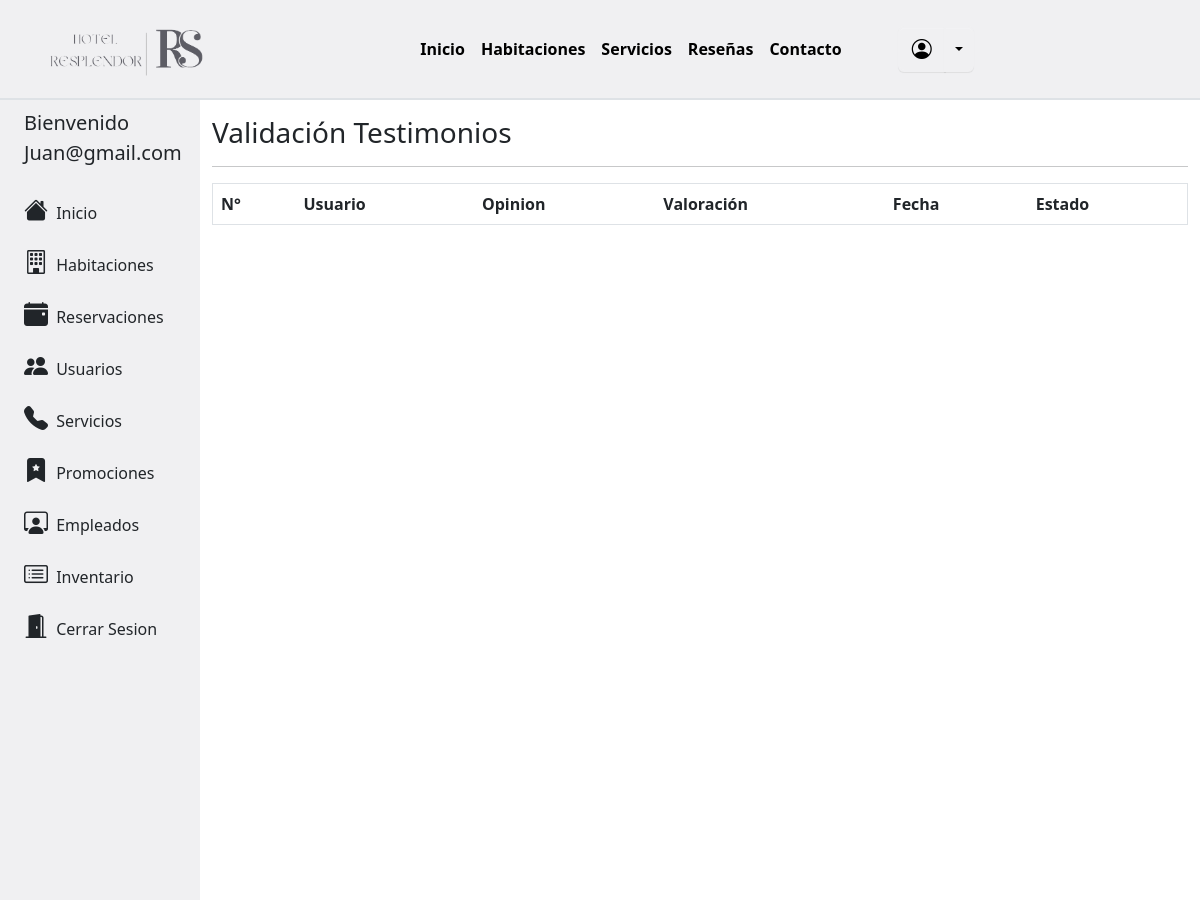
Before: /admin/comentarios.php (signed in) with the older database file.
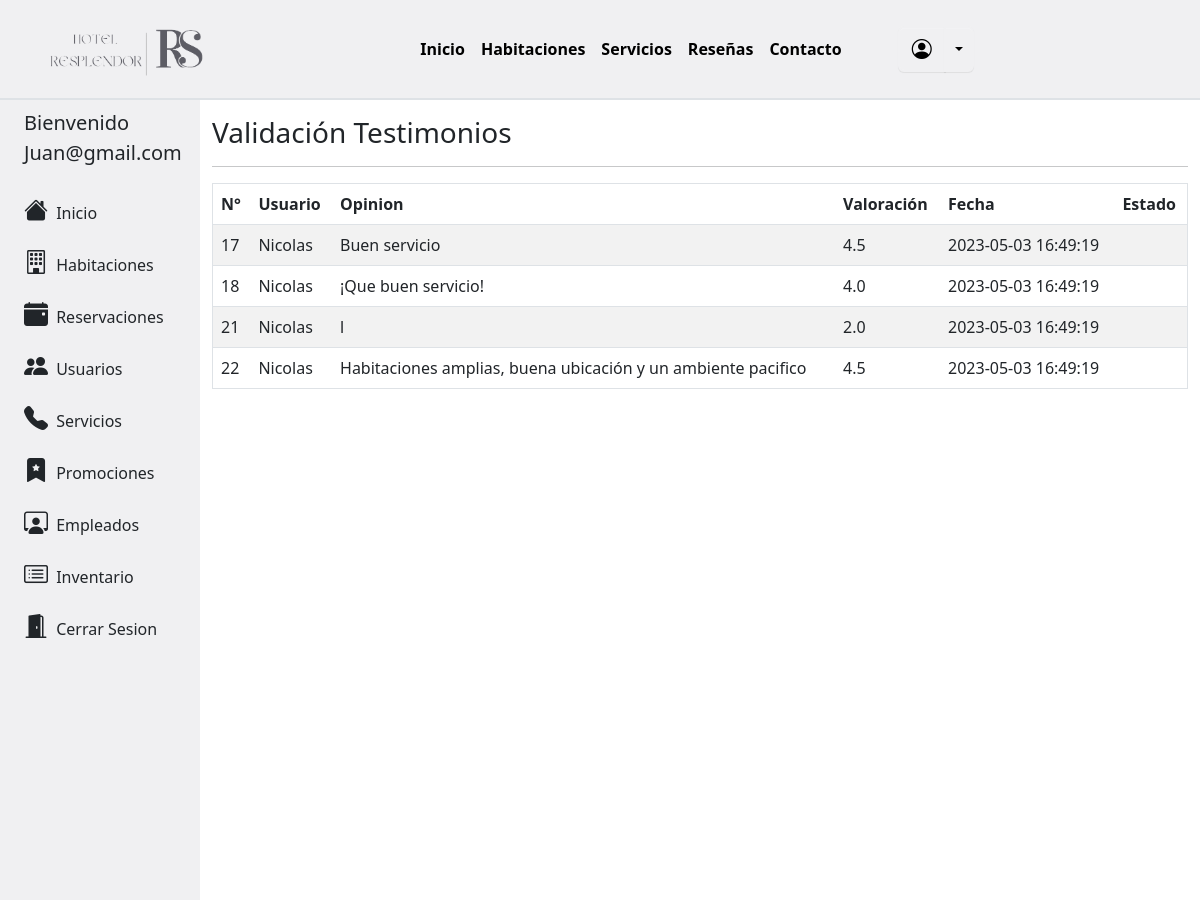
After: the same page with the newer database file.
### tables this page shows
CREATE TABLE `opiniones` (
  `id_opinion` int(11) NOT NULL,
  `id_usuario` int(11) NOT NULL,
  `opinion` text NOT NULL,
  `calificacion` decimal(10,1) NOT NULL,
  `fecha_reg` timestamp NOT NULL DEFAULT current_timestamp() ON UPDATE current_timestamp()
);

CREATE TABLE `usuarios` (
  `id_usuario` int(6) NOT NULL,
  `nombre_usuario` varchar(25) NOT NULL,
  `apellido_usuario` varchar(25) NOT NULL,
  `documento` varchar(25) NOT NULL,
  `fecha_nacimiento` date DEFAULT NULL,
  `telefono` varchar(25) NOT NULL,
  `email` varchar(25) NOT NULL,
  `password` varchar(25) NOT NULL,
  `fecha_reg` timestamp NOT NULL DEFAULT current_timestamp() ON UPDATE current_timestamp(),
  `token` varchar(25) DEFAULT NULL
);

### admin/comentarios.php (the view, shortened to what this page needs)
<!DOCTYPE html>
<html>
    <head>
        <link rel="stylesheet" href="../css/custom.css">
        <link rel="stylesheet" href="../libs/bootstrap-icons/bootstrap-icons.css">
        <link href="https://cdn.datatables.net/v/bs5/dt-1.13.4/datatables.min.css" rel="stylesheet"/>
        <link href="https://cdn.jsdelivr.net/npm/bootstrap@5.3.0-alpha3/dist/css/bootstrap.min.css" rel="stylesheet">
    </head>
    <body>
        <?php
            include '../modules/menu.php';
        ?>
        <div class="container-fluid">
            <div class="row flex-nowrap">
                <?php
                    include '../modules/sidebar_admin.php';
                ?>
                <div class="col-xl-10 col-sm-8 col-md-9 py-3">
                    <h3>Validación Testimonios</h3>
                    <hr>
                    <?php
                        $conexion = new Conexion();
                        $con = $conexion->conectarDB();
                        $sql = "SELECT * FROM opiniones o JOIN usuarios u ON o.id_usuario=u.id_usuario";
                        $resultset = $con->query($sql);
                    ?>
                    <table class="table table-hover table-striped border table-responive" id="tabla" >
                        <thead>
                            <tr><th>N°</th><th>Usuario</th><th>Opinion</th><th>Valoración</th><th>Fecha</th><th>Estado</th></tr>
                        </thead>
                        <tbody>
                        <?php
                            if($resultset->num_rows>0){
                                while($fila = $resultset->fetch_assoc()){
                                    $estado = $fila["estado"];
                                    $clase_css = $estado == 'Aprobada' ? 'bg-success' : 'bg-danger';
                                    echo "<tr id='tabla' class='articulo' data-id='".$fila["id_opinion"]."'><td>".$fila["id_opinion"]."</td><td>".$fila["nombre_usuario"]."</td><td>".$fila["opinion"]."</td><td>".$fila["calificacion"]."</td><td>".$fila["fecha_reg"]."</td><td><div class='badge text-white py-2 estado ".$clase_css."' data-estado='".$estado."'>".$estado."</div></td> </tr>";
                                }
                            }
                            ?>
                        </tbody>
                    </table>
                </div>
            </div>
        </div>
    </body>
</html>

### modules/menu.php (shortened to what this page needs)
<!DOCTYPE html>
<html>
    <head>
        <link rel="stylesheet" href="../css/custom.css">
        <link rel="stylesheet" href="../libs/bootstrap-icons/bootstrap-icons.css">
    </head>
    <body style="overflow-x: hidden;">
        <nav class="navbar navbar-expand-lg navbar-light bg-light border-2 border-bottom sticky-top">
            <div class="container">
                <a href="http://localhost/hotel/index.php" class="navbar-brand">
                    <img src="http://localhost/hotel/img/Logo1.png" alt="Logo hotel" style="max-width:170px">
                </a>
                <div class="collapse navbar-collapse justify-content-center " id="navbar">
                    <ul class="navbar-nav me-5">
                        <li class="nav-item">
                            <a class="nav-link fw-semibold <?php if (basename($_SERVER['PHP_SELF']) == 'index.php') echo 'active'; ?>"  href="http://localhost/hotel/index.php">Inicio</a>
                        </li>
                        <li class="nav-item">
                            <a class="nav-link fw-semibold <?php if (basename($_SERVER['PHP_SELF']) == 'habitaciones.php') echo 'active'; ?>" href="http://localhost/hotel/vistas/habitaciones.php">Habitaciones</a>
                        </li>
                        <li class="nav-item">
                            <a class="nav-link fw-semibold <?php if (basename($_SERVER['PHP_SELF']) == 'servicios.php') echo 'active'; ?>" href="http://localhost/hotel/vistas/servicios.php">Servicios</a>
                        </li>
                        <li class="nav-item">
                            <a class="nav-link fw-semibold <?php if (basename($_SERVER['PHP_SELF']) == 'reseñas.php') echo 'active'; ?>" href="http://localhost/hotel/vistas/reseñas.php">Reseñas</a>
                        </li>
                        <li class="nav-item">
                            <a class="nav-link fw-semibold <?php if (basename($_SERVER['PHP_SELF']) == 'contacto.php') echo 'active'; ?>" href="http://localhost/hotel/vistas/contacto.php">Contacto</a>
                        </li>
                    </ul>
                    <div class="btn-group">
                        <button type="button" class="btn btn-light">
                            <i class="bi bi-person-circle" style="font-size:20px;"></i>
                        </button>
                        <button type="button" class="btn btn-light dropdown-toggle dropdown-toggle-split" data-bs-toggle="dropdown" aria-expanded="false">
                        </button>
                    </div>
                </div>
            </div>
        </nav>
    </body>

### modules/sidebar_admin.php (shortened to what this page needs)
<!DOCTYPE html>
<html>
    <head>
        <link rel="stylesheet" href="../css/custom.css">
        <link rel="stylesheet" href="../libs/bootstrap-icons/bootstrap-icons.css">
    </head>
    <body >
    <div class="container-fluid">
    <div class="row flex-nowrap">
        <div class="col-auto col-md-3 col-xl-2 px-sm-2 px-0 bg-light">
            <div class="d-flex flex-column align-items-center align-items-sm-start px-3 pt-2 text-white min-vh-100">
                <a href="/" class="d-flex align-items-center pb-3 mb-md-0 me-md-auto text-dark text-decoration-none">
                    <span class="fs-5 d-none d-sm-inline">Bienvenido <br> <?php echo $_SESSION["Admin"] ?></span>
                </a>
                <ul class="nav nav-pills flex-column mb-sm-auto mb-0 align-items-center align-items-sm-start" id="menu" >
                    <li class="nav-item">
                        <a href="http://localhost/hotel/admin/indexA.php" class="nav-link align-middle px-0 text-dark">
                            <i class="fs-4 bi-house-fill"></i> <span class="ms-1 d-none d-sm-inline ">Inicio</span>
                        </a>
                    </li>
                    <li>
                    <a href="#submenu1" data-bs-toggle="collapse" class="nav-link px-0 align-middle text-dark">
                        <i class="fs-4 bi-building"></i> <span class="ms-1 d-none d-sm-inline">Habitaciones</span></a>
                    </li>
                    <li>
                    <?php
                        $conn = new Conectar();
                        $co = $conn->conectarDb();
                        $sql2 = "SELECT COUNT(*) AS reservas FROM reservacion WHERE fecha_reservacion >= CURDATE()";
                        $resultado = $co->query($sql2);
                        $num_reservas = 0;
                        if ($resultado && $resultado->num_rows > 0) {
                            $fila = $resultado->fetch_assoc();
                            $num_reservas = $fila['reservas'];
                        }
                        if ($num_reservas > 0) {
                        echo '<a id="link" href="http://localhost/hotel/admin_reservas/listar_reservacion.php" class="nav-link px-0 align-middle text-dark">
                            <i class="fs-4 bi-calendar-event-fill"></i> <span class="ms-1 d-none d-sm-inline">Reservaciones</span><span class="badge ms-2 py-1 mb-2 text-bg-danger rounded-pill">'.$num_reservas.'</span></a>';
                        }else{
                            echo '<a id="link" href="http://localhost/hotel/admin_reservas/listar_reservacion.php" class="nav-link px-0 align-middle text-dark">
                            <i class="fs-4 bi-calendar-event-fill"></i> <span class="ms-1 d-none d-sm-inline">Reservaciones</span></a>';
                        }
                        ?>
                    </li>
                    <li>
                        <a href="#submenu5" data-bs-toggle="collapse" class="nav-link px-0 align-middle text-dark">
                            <i class="fs-4 bi-people-fill"></i> <span class="ms-1 d-none d-sm-inline">Usuarios</span></a>
                    </li>
                    <li>
                    <a href="#submenu2" data-bs-toggle="collapse" class="nav-link px-0 align-middle text-dark">
                        <i class="fs-4 bi-telephone-fill"></i> <span class="ms-1 d-none d-sm-inline">Servicios</span></a>
                    </li>
                    <li>
                        <a href="http://localhost/hotel/admin_prom/promociones.php" class="nav-link px-0 align-middle text-dark">
                            <i class="fs-4 bi-bookmark-star-fill"></i> <span class="ms-1 d-none d-sm-inline">Promociones</span></a>
                    </li>
                    <li>
                        <a href="#submenu3" data-bs-toggle="collapse" class="nav-link px-0 align-middle text-dark">
                            <i class="fs-4 bi-person-workspace"></i> <span class="ms-1 d-none d-sm-inline">Empleados</span></a>
                    </li>
                    <li>
                        <a href="#submenu4" data-bs-toggle="collapse" class="nav-link px-0 align-middle text-dark">
                            <i class="fs-4 bi-card-list"></i> <span class="ms-1 d-none d-sm-inline">Inventario</span> </a>
                    </li>
                    <li>
                        <a href="http://localhost/hotel/admin/cerrar_sesion_a.php" class="nav-link px-0 align-middle text-dark">
                            <i class="fs-4 bi-door-open-fill"></i> <span class="ms-1 d-none d-sm-inline">Cerrar Sesion</span> </a>
                    </li>
                </ul>
            </div>
        </div>
    </body>
</html>

Changed rows visible on the page:
added opiniones: id_opinion "17", id_usuario.nombre_usuario "Nicolas", opinion "Buen servicio", calificacion "4.5", id_usuario.fecha_reg "2023-05-03 16:49:19"
added opiniones: id_opinion "18", id_usuario.nombre_usuario "Nicolas", opinion "¡Que buen servicio!", calificacion "4.0", id_usuario.fecha_reg "2023-05-03 16:49:19"
added opiniones: id_opinion "21", id_usuario.nombre_usuario "Nicolas", opinion "l", calificacion "2.0", id_usuario.fecha_reg "2023-05-03 16:49:19"
added opiniones: id_opinion "22", id_usuario.nombre_usuario "Nicolas", opinion "Habitaciones amplias, buena ubicación y un ambiente pacifico", calificacion "4.5", id_usuario.fecha_reg "2023-05-03 16:49:19"
